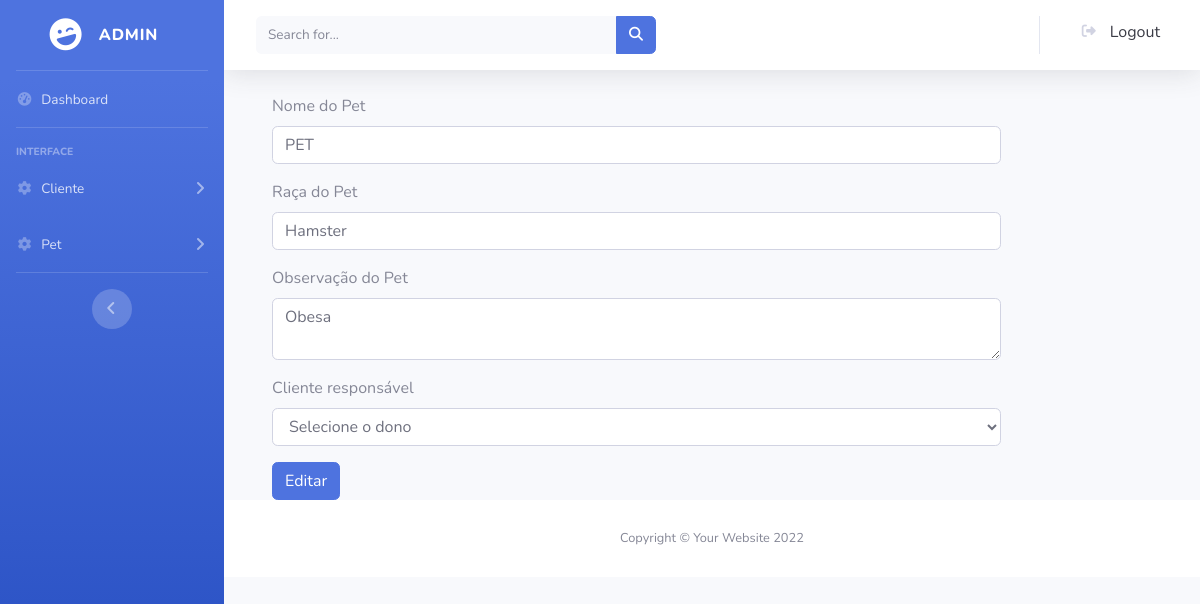
/produto/admin.php?rota=editar_pet&id=14, run on the app's committed database.
### tables this page shows
CREATE TABLE `pet` (
  `id_pet` int(11) NOT NULL,
  `nome_pet` varchar(100) NOT NULL,
  `raca_pet` varchar(100) NOT NULL,
  `observacao_pet` varchar(300) NOT NULL,
  `id_cliente` int(11) NOT NULL,
  `data_cadastro_pet` datetime NOT NULL DEFAULT current_timestamp()
);

### PHP_projetoClinicaPet/classes/Cliente.php (called while the page is built, shortened)
<?php
    include_once("../classes/Conexao.php");
    class Cliente {
        public $conexaoBD;
        public function __construct() {
            $objConexao = new Conexao();
            $this -> conexaoBD = $objConexao -> getConexao();
        }
        public function selecionarClientes() {
            $sql = "select * from cliente order by data_cadastro_cliente DESC";
            $this -> retornoBD = $this -> conexaoBD -> query($sql);
        }
    }

### PHP_projetoClinicaPet/classes/Conexao.php (called while the page is built)
<?php
    class Conexao{
        private $url;
        private $usuario;
        private $senha;
        private $baseDeDados;
        public function __construct() {
            $this -> url = "127.0.0.1";
            $this -> usuario = "root";
            $this -> senha = '';
            $this -> baseDeDados = 'clinica_pet';
        }
        public function getConexao() {
            return  new mysqli(
                $this -> url,
                $this -> usuario,
                $this -> senha,
                $this -> baseDeDados
            );
        }
    }

### PHP_projetoClinicaPet/classes/Pet.php (called while the page is built, shortened)
<?php
    include_once("../classes/Conexao.php");
    class Pet {
        public $conexaoBD;
        public function __construct() {
            $objConexaoPet = new Conexao();
            $this -> conexaoBD = $objConexaoPet -> getConexao();
        }
        public function selecionarPorId($id) {
            $sql = "select * from pet where id_pet=$id";
            $this -> retornoBD = $this -> conexaoBD -> query($sql);
        }
    }

### include/editarPet.php (the view, shortened to what this page needs)
<?php
    include_once("../classes/Pet.php");
    $objCliente = new Cliente();
    $objCliente->selecionarClientes();
    if ($objCliente->retornoBD != null) {
        $objPet = new Pet();
        if (isset($_GET['id'])) {
            $objPet->selecionarPorId($_GET['id']);
        }
        $retorno = $objPet->retornoBD->fetch_object();
?>
    <div class="container">
        <div class="row">
            <div class="col-10">
                <form method="POST" action="">
                    <div class="mb-3">
                        <label for="nome-pet" class="form-label">Nome do Pet</label>
                        <input type="text" class="form-control" id="nome-pet" aria-describedby="nomeHelp" name="nomePet" value="<?php echo $retorno->nome_pet; ?>">
                    </div>
                    <div class="mb-3">
                        <label for="raca-pet" class="form-label">Raça do Pet</label>
                        <input type="text" class="form-control" id="raca-pet" aria-describedby="racaHelp" name="racaPet" value="<?php echo $retorno->raca_pet; ?>">
                    </div>
                    <div class="mb-3">
                        <label for="observacao-pet" class="form-label">Observação do Pet</label>
                        <textarea type="text" class="form-control" id="observacao-pet" aria-describedby="observacaoHelp" name="observacaoPet"><?php echo $retorno->observacao_pet; ?></textarea>
                    </div>
                    <div class="mb-3">
                        <label for="id-clientePet" class="form-label">Cliente responsável</label>
                        <select class="form-control" id="id-clientePet" aria-describedby="idClientePetHelp" name="idClientePet" value="<?php echo $retorno->id_cliente; ?>" required>
                            <option value="" selected disabled>Selecione o dono</option>
                        </select>
                    </div>
                    <button type="submit" class="btn btn-primary">Editar</button>
                </form>
            </div>
        </div>
    </div>
<?php
    }
    else {
        echo "<script>alert('Falha ao consultar no Banco de Dados!')</script>";
    }
?>

### data on the page
pet: nomePet "PET", racaPet "Hamster", observacaoPet "Obesa"
